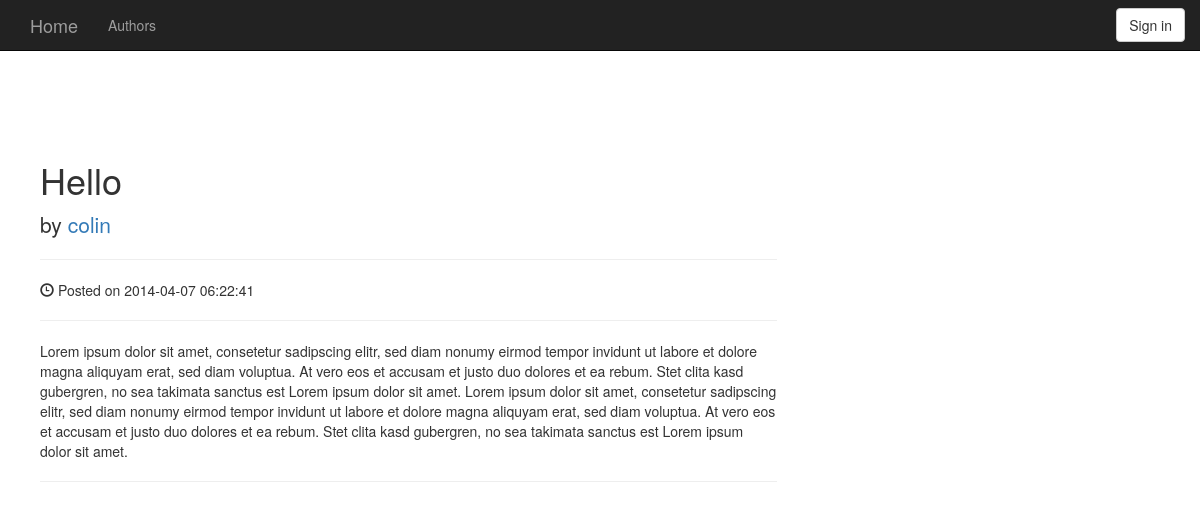
Screenshot of /Code/index.php?section=fullpost&id=24 with the database file from the repository.
### tables this page shows
CREATE TABLE IF NOT EXISTS `t_blogpost` (
  `id_blogPost` int(11) NOT NULL AUTO_INCREMENT,
  `blogTitle` varchar(100) NOT NULL,
  `blogText` text NOT NULL,
  `blogAuthor` int(11) NOT NULL,
  `blogDate` timestamp NOT NULL DEFAULT CURRENT_TIMESTAMP ON UPDATE CURRENT_TIMESTAMP,
  PRIMARY KEY (`id_blogPost`),
  KEY `blogAuthor` (`blogAuthor`)
);

CREATE TABLE IF NOT EXISTS `t_author` (
  `id_author` int(11) NOT NULL AUTO_INCREMENT,
  `username` varchar(64) NOT NULL,
  `password` varchar(64) NOT NULL,
  `allowed` tinyint(1) NOT NULL DEFAULT '0',
  PRIMARY KEY (`id_author`)
);

### Code/php/fullPost.php (the view, shortened to what this page needs)
<?php
	$mysqli = new mysqli('localhost','root','','myblog');
	$id = $_GET['id'];
	 $sql = 'SELECT * FROM t_blogpost, t_author WHERE id_blogPost = "'.$id.'" and id_author = blogAuthor';
	 $result = $mysqli->query($sql);
	 $row = $result->fetch_object();
	  echo '
	  <div class="container">
		<div class="row">
				<div class="col-lg-8">
					<h1>'.$row->blogTitle.'</h1>
					<p class="lead">by <a href="index.php?section=author&id='.$row->blogAuthor.'">'.$row->username.' </a>
					</p>
					<hr>
					<p>
						<span class="glyphicon glyphicon-time"></span> Posted on '.$row->blogDate.'</p>
					<hr>
					<p>'.$row->blogText.'</p>
					<hr>';
				echo'</div>
            </div></div>';

### Code/CSS/myBlog.css (style rules this page uses)
.row { margin-top:40px; padding: 0 10px; }

### rows the page displays
t_blogpost: blogTitle "Hello", blogAuthor.username "colin", blogDate "2014-04-07 06:22:41", blogText "Lorem ipsum dolor sit amet, consetetur sadipscing elitr, sed diam nonumy eirmod tempor invidunt ut labore et dolore magna aliquyam erat, sed diam voluptua. At vero eos et accusam et justo duo dolores et ea rebum. Stet clita kasd gubergren, no sea takimata sanctus est Lorem ipsum dolor sit amet. Lorem ipsum dolor sit amet, consetetur sadipscing elitr, sed diam nonumy eirmod tempor invidunt ut labore et dolore magna aliquyam erat, sed diam voluptua. At vero eos et accusam et justo duo dolores et ea rebum. Stet clita kasd gubergren, no sea takimata sanctus est Lorem ipsum dolor sit amet."
